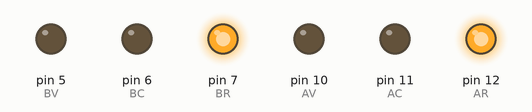
This sketch was run on a simulated Arduino Uno, built with avr-gcc and run on an emulated ATmega328P. Shown: output pins drawn as LEDs (lit = HIGH).

Above: at 0.2 s.
At 1.5 s:
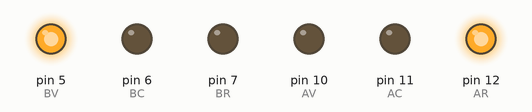
At 2.7 s:
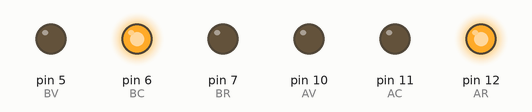
At 4.5 s:
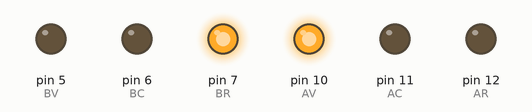
At 5.7 s:
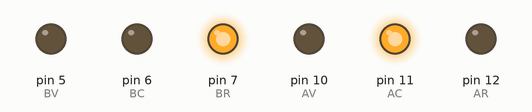
Timing chart, 0 to 8.5 s (numbered marks = the images above):
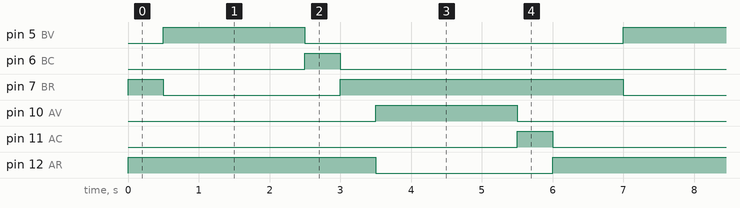

The sketch:

SEMAFOR.ino
```cpp
/**********************************************************************************
**                                                                               **
**                              Entrades i sortides                              **
**                                                                               **
**  Jordi Pujolreu SALA                                              6/3/17      **
**********************************************************************************/

//********** Includes *************************************************************

//********** Variables ************************************************************
const int AR = 12;          // donar nom al pin 5 de l’Arduino
const int AC = 11;          // donar nom al pin 6 de l’Arduino
const int AV = 10;          // donar nom al pin 7 de l’Arduino
const int BR = 7;         // donar nom al pin 10 de l’Arduino
const int BC = 6;         // donar nom al pin 11 de l’Arduino
const int BV = 5;         // donar nom al pin 12 de l’Arduino
int a = 500 ;

//********** Setup ****************************************************************
void setup()
{
  pinMode(AR, OUTPUT);     // definir el pin 5 com una sortida
  pinMode(AC, OUTPUT);     // definir el pin 6 com una sortida
  pinMode(AV, OUTPUT);     // definir el pin 7 com una sortida
  pinMode(BR, OUTPUT);     // definir el pin 10 com una sortida
  pinMode(BC, OUTPUT);     // definir el pin 11 com una sortida
  pinMode(BV, OUTPUT);     // definir el pin 12 com una sortida
}

//********** Loop *****************************************************************
void loop()
{
  digitalWrite(AR, HIGH);  // donem corrent a les seguuents sortides o no
  digitalWrite(AC, LOW);
  digitalWrite(AV, LOW);
  digitalWrite(BR, HIGH);
  digitalWrite(BC, LOW);
  digitalWrite(BV, LOW);

  delay(a);  //espera a temps

  digitalWrite(AR, HIGH);    // les segunts sortides no tenen corrent o si
  digitalWrite(AC, LOW);
  digitalWrite(AV, LOW);
  digitalWrite(BR, LOW);
  digitalWrite(BC, LOW);
  digitalWrite(BV, HIGH);

  delay(a);     // espera a temps

   digitalWrite(AR, HIGH);    // les segunts sortides no tenen corrent o si
  digitalWrite(AC, LOW);
  digitalWrite(AV, LOW);
  digitalWrite(BR, LOW);
  digitalWrite(BC, LOW);
  digitalWrite(BV, HIGH);

  delay(a);     // espera a temps

   digitalWrite(AR, HIGH);    // les segunts sortides no tenen corrent o si
  digitalWrite(AC, LOW);
  digitalWrite(AV, LOW);
  digitalWrite(BR, LOW);
  digitalWrite(BC, LOW);
  digitalWrite(BV, HIGH);

  delay(a);     // espera a temps

   digitalWrite(AR, HIGH);    // les segunts sortides no tenen corrent o si
  digitalWrite(AC, LOW);
  digitalWrite(AV, LOW);
  digitalWrite(BR, LOW);
  digitalWrite(BC, LOW);
  digitalWrite(BV, HIGH);

  delay(a);     // espera

  digitalWrite(AR, HIGH);  // donem corrent a les seguuents sortides o no
  digitalWrite(AC, LOW);
  digitalWrite(AV, LOW);
  digitalWrite(BR, LOW);
  digitalWrite(BC, HIGH);
  digitalWrite(BV, LOW);

  delay(a);  //espera a temps

  digitalWrite(AR, HIGH);  // donem corrent a les seguuents sortides o no
  digitalWrite(AC, LOW);
  digitalWrite(AV, LOW);
  digitalWrite(BR, HIGH);
  digitalWrite(BC, LOW);
  digitalWrite(BV, LOW);

  delay(a);  //espera a temps

  digitalWrite(AR, LOW);  // donem corrent a les seguuents sortides o no
  digitalWrite(AC, LOW);
  digitalWrite(AV, HIGH);
  digitalWrite(BR, HIGH);
  digitalWrite(BC, LOW);
  digitalWrite(BV, LOW);

  delay(a);  //espera un segon

  digitalWrite(AR, LOW);  // donem corrent a les seguuents sortides o no
  digitalWrite(AC, LOW);
  digitalWrite(AV, HIGH);
  digitalWrite(BR, HIGH);
  digitalWrite(BC, LOW);
  digitalWrite(BV, LOW);

  delay(a);  //espera a temps

  digitalWrite(AR, LOW);  // donem corrent a les seguuents sortides o no
  digitalWrite(AC, LOW);
  digitalWrite(AV, HIGH);
  digitalWrite(BR, HIGH);
  digitalWrite(BC, LOW);
  digitalWrite(BV, LOW);

  delay(a);  //espera a temps

  digitalWrite(AR, LOW);  // donem corrent a les seguuents sortides o no
  digitalWrite(AC, LOW);
  digitalWrite(AV, HIGH);
  digitalWrite(BR, HIGH);
  digitalWrite(BC, LOW);
  digitalWrite(BV, LOW);

  delay(a);  //espera a tempsn

  digitalWrite(AR, LOW);  // donem corrent a les seguuents sortides o no
  digitalWrite(AC, HIGH);
  digitalWrite(AV, LOW);
  digitalWrite(BR, HIGH);
  digitalWrite(BC, LOW);
  digitalWrite(BV, LOW);

  delay(a);  //espera a temps

  digitalWrite(AR, HIGH);  // donem corrent a les seguuents sortides o no
  digitalWrite(AC, LOW);
  digitalWrite(AV, LOW);
  digitalWrite(BR, HIGH);
  digitalWrite(BC, LOW);
  digitalWrite(BV, LOW);

  delay(a);  //espera a temps
}

//********** Funcions *************************************************************
```

Measured:
- by itself, pin 5 (BV), pin 10 (AV): alternates HIGH for 2.0 s and LOW for 4.5 s
- by itself, pin 6 (BC), pin 11 (AC): alternates HIGH for 0.50 s and LOW for 6.0 s
- by itself, pin 7 (BR): repeats every 6.5 s: LOW 2.5 s, HIGH 4.0 s
- by itself, pin 12 (AR): alternates HIGH for 4.0 s and LOW for 2.5 s
